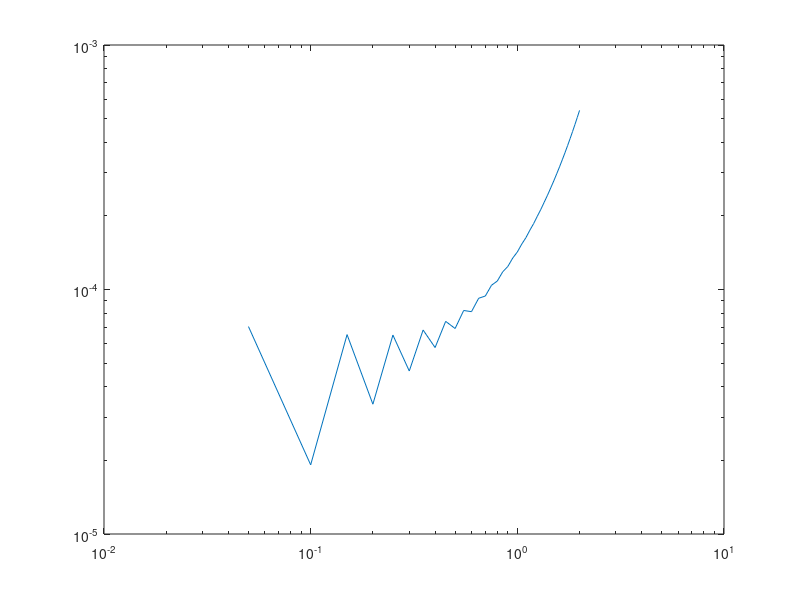

Write MATLAB code to recreate this figure.
%{
    使用线性多步法求初值问题y'=xe^(-4x)-4y         y(0) = 0
    采用公式格式为y(n+1) = y(n-1) + [1/3f(n+1) + 4/3f(n) + 1/3f(n-1)]*h       二步方法，只需要再额外一个出发值
    先由二阶的Runge_Kutta法求出出发值
    虽然是隐式公式，但是由于f比较特殊可以改为显式公式y(i+1) = (y(i-1) + h/3*(x(i+1)*exp(-4*x(i+1))) + 4*h/3*f(x(i),y(i)) + h/3*f(x(i-1),y(i-1)))/(1 + 4*h/3)
%} 
h = 0.05;
f = @(a,b) a * exp(-4*a) - 4 * b;
x = 0:h:2;%注意x(1)其实是x0
y(41) = 0;%预分配内存
y(1) = 0;
y(2) = 0.00109396;%由R-K得到的出发值
%y(3) = 0.00935703;
for i = 2:40
    y(i+1) = (y(i-1) + h/3*(x(i+1)*exp(-4*x(i+1))) + 4*h/3*f(x(i),y(i)) + h/3*f(x(i-1),y(i-1)))/(1 + 4*h/3);
end

y_real_value = 0.5 * x.^2 .* exp(-4*x);%精确解，可用来对比

%这段用来对比精确解函数图像和解函数图像
scatter(x, y);
hold on
scatter(x, y_real_value);
hold off

%这段用loglog来判断阶数
error = abs(y - y_real_value);
loglog(x,error);